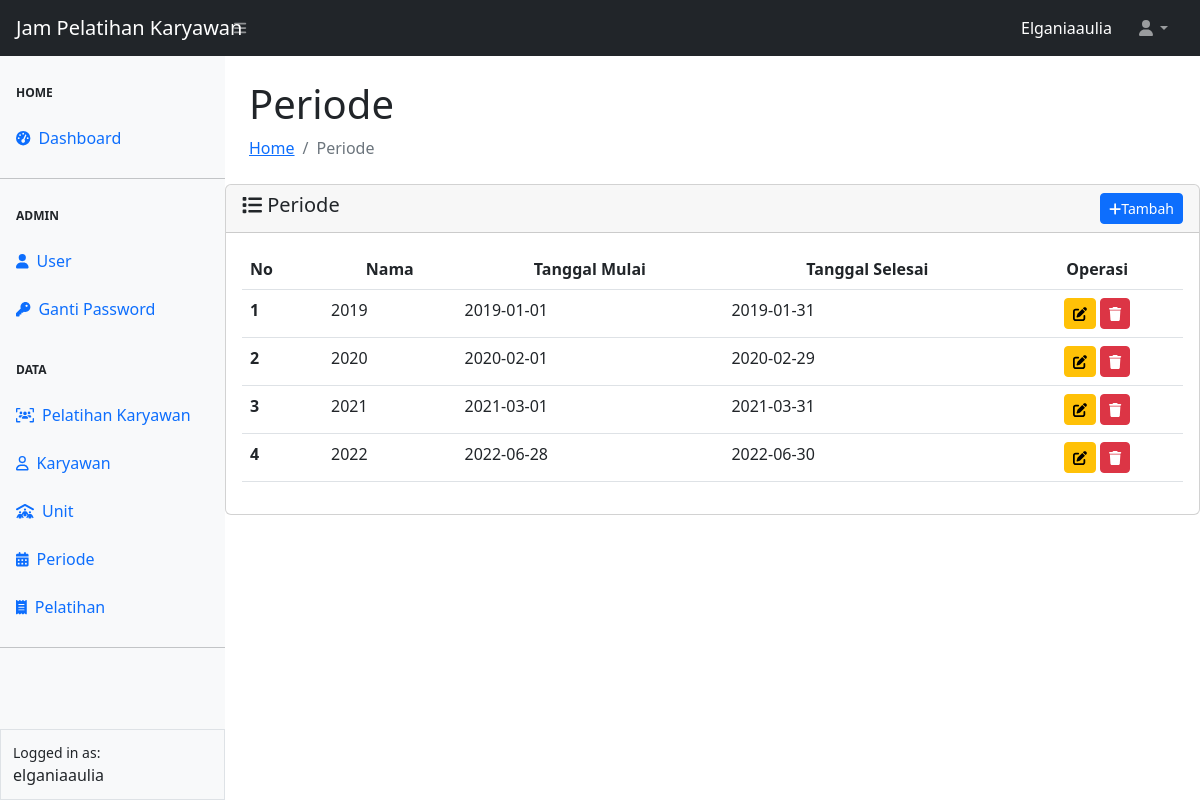
/periode/periode.php (signed in), run on the app's committed database.
### tables this page shows
CREATE TABLE `tbl_periode`  (
  `id` int NOT NULL AUTO_INCREMENT,
  `nama` varchar(150) NOT NULL,
  `tgl_mulai` date NOT NULL,
  `tgl_selesai` date NOT NULL,
  PRIMARY KEY (`id`) USING BTREE
);

### config.php (called while the page is built, shortened)
<?php
$main_url = "http://localhost/rskm/";
?>

### periode/periode.php (the view, shortened to what this page needs)
<?php
require_once "../config.php";
require_once "../template/header.php";
require_once "../template/navbar.php";
require_once "../template/sidebar.php";
?>
<div id="layoutSidenav_content">
                <main>
                    <div class="container-fluid px-4">
                        <h1 class="mt-4">Periode</h1>
                        <ol class="breadcrumb mb-4">
                            <li class="breadcrumb-item"><a href="../index.php">Home</a> </li>
                            <li class="breadcrumb-item active">Periode</li>
                        </ol>
                    </div>
                    <div class="card">
                    <div class="card-header">
                        <span class = "h5 my-2" ><i class="fa-solid fa-list"></i> Periode</span>
                        <a href="<?= $main_url?>periode/add-periode.php" class="btn btn-sm btn-primary float-end"><i class="fa-solid fa-plus"></i>Tambah</a>
                    </div>
                    <div class="card-body">
                    <form action="periode.php" method="POST" enctype="multipart/form-data">
                    <table class="table table-hover" id="datatablesSimple">
                        <thead>
                            <tr>
                            <th scope="col">No</th>
                            <th scope="col"><center>Nama</center></th>
                            <th scope="col"><center>Tanggal Mulai</center></th>
                            <th scope="col"><center>Tanggal Selesai</center></th>
                            <th scope="col"><center>Operasi</center></th>
                        </thead>
                        <tbody>
                            <?php
                            $no = 1;
                            $queryPeriode = mysqli_query($koneksi, "SELECT * FROM tbl_periode");
                            while ($data = mysqli_fetch_array($queryPeriode)){
                                $id = $data['id'];
                            ?>
                            <tr>
                            <th scope="row"><?= $no++ ?></th>
                            <td><?= $data['nama'] ?></td>
                            <td><?= $data['tgl_mulai'] ?></td>
                            <td><?= $data['tgl_selesai'] ?></td>
                            <td align="center">
                                <a href="edit-periode.php?id=<?= $data['id'] ?>" class="btn btn-sm btn-warning" title="Update Periode"><i class="fa-solid fa-pen-to-square"></i></a>
                                <button type="button" class="btn btn-sm btn-danger" id="btnHapus" title="Hapus Periode" data-id="<?= $id ?>" ><i class="fa-solid fa-trash"></i></button>
                            </td>
                            </tr>
                            <?php } ?>
                        </tbody>
                        </table>
                        </form>
                    </div>
</div>
                        </div>
<?php
    require_once "../template/footer.php"
?>

### data on the page
tbl_periode: nama "2019", tgl_mulai "2019-01-01", tgl_selesai "2019-01-31"
tbl_periode: nama "2020", tgl_mulai "2020-02-01", tgl_selesai "2020-02-29"
tbl_periode: nama "2021", tgl_mulai "2021-03-01", tgl_selesai "2021-03-31"
tbl_periode: nama "2022", tgl_mulai "2022-06-28", tgl_selesai "2022-06-30"

### other printed values
$_SESSION ['username'] "Elganiaaulia"
$_SESSION ['username'] "elganiaaulia"
